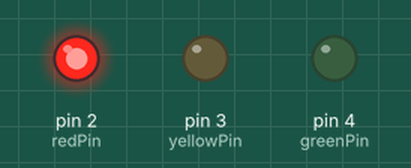
This sketch was run on a simulated Arduino Uno, built with avr-gcc and run on an emulated ATmega328P. Parts: output pins drawn as LEDs (lit = HIGH).

Above: at 2.5 s.
At 6.0 s:
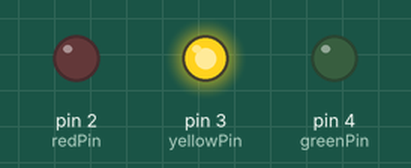
At 9.5 s:
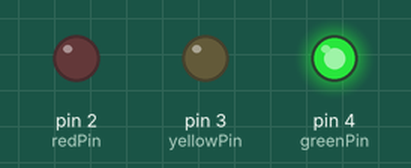
Timing chart, 0 to 15.6 s (numbered marks = the images above):
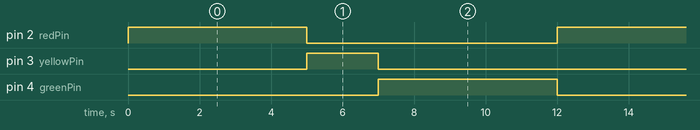

Measured:
- by itself, pin 2 (redPin), pin 4 (greenPin): alternates HIGH for 5.0 s and LOW for 7.0 s
- by itself, pin 3 (yellowPin): alternates HIGH for 2.0 s and LOW for 10.0 s
- by itself, everything shown: repeats every 12.0 s, in 3 steps

The sketch:

trafficLight.ino
```cpp
int redPin = 2;
int yellowPin = 3;
int greenPin = 4;

void setup() {

  pinMode(redPin, OUTPUT);
  pinMode(yellowPin, OUTPUT);
  pinMode(greenPin, OUTPUT);
}

void loop() {

  digitalWrite(redPin, HIGH);
  digitalWrite(yellowPin, LOW);
  digitalWrite(greenPin, LOW);
  delay(5000);


  digitalWrite(redPin, LOW);
  digitalWrite(yellowPin, HIGH);
  digitalWrite(greenPin, LOW);
  delay(2000);


  digitalWrite(redPin, LOW);
  digitalWrite(yellowPin, LOW);
  digitalWrite(greenPin, HIGH);
  delay(5000);

}
```
